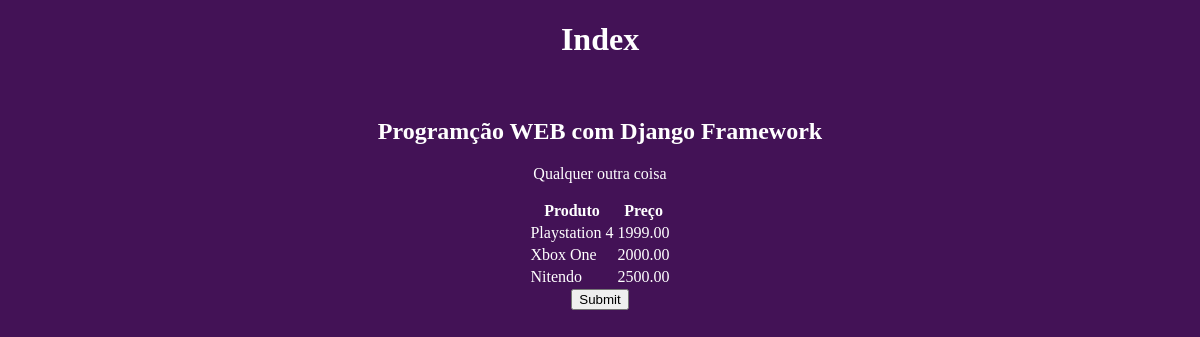
The app's page /, older data.
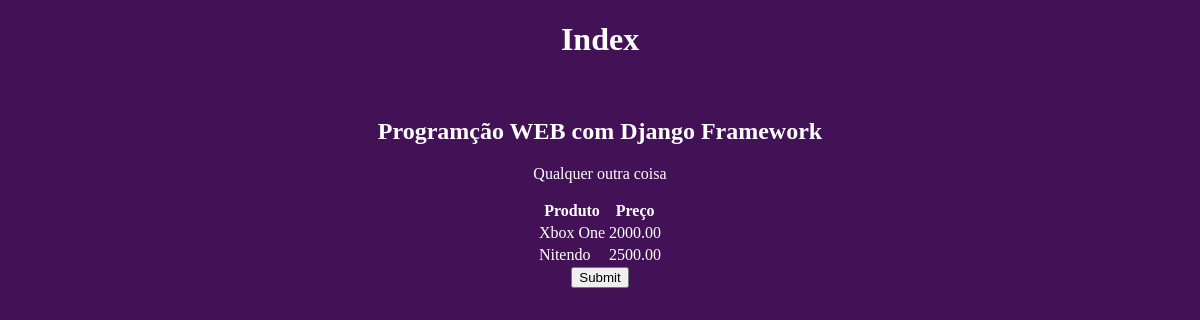
The same page, newer data.
### core/models.py (models this page shows, shortened)
class Produto(models.Model):
    nome = models.CharField('Nome', max_length=100)
    preco = models.DecimalField('Preço', decimal_places=2, max_digits=8)
    estoque = models.IntegerField('Quantidade em estoque')

### core/views.py (the view)
# urls.py: path('', index, name='index'),
def index(request):
    produtos = Produto.objects.all()
    context = {
        'curso': 'Programção WEB com Django Framework',
        'outro': 'Qualquer outra coisa',
        'produtos': produtos
    }
    return render(request, 'index.html', context)

### core/templates/index.html (shortened to what this page needs)
{% load static %}
<!DOCTYPE html>
<html lang="pt-br">
<head>
    <link rel="stylesheet" href="{% static 'css/estilos.css' %}"
</head>
<body>
    <center>
        <h1>Index</h1>
        <h2>{{ curso }}</h2>
        <p>{{ outro }}</p>
        <table>
            <thead>
                <tr>
                    <th>Produto</th>
                    <th>Preço</th>
                </tr>
            </thead>
            <tbody>
            {% for produto in produtos %}
                <tr>
                    <td><a href="{% url 'produto' produto.id %}">{{ produto.nome }}</a></td>
                    <td>{{ produto.preco }}</td>
                </tr>
            {% endfor %}
        </tbody>
        </table>
        <button onclick="teste();">Submit</button>
    </center>
</body>
</html>

Row changes from the older to the newer data that the page shows:
removed Produto: nome "Playstation 4", preco "1999.00"
